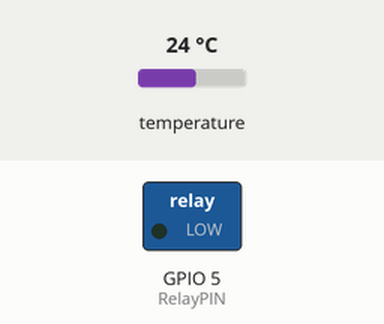
The sketch below on a simulated ESP8266 (NodeMCU). Shown: switched loads named in the sketch (green lamp = pin HIGH). The inputs (shaded band) are chosen by the test bench; at power-on: temperature 24 °C. WiFi joins after 1.5 s; servers stay silent unless stated; what the sketch prints to the serial monitor is not drawn.

Above: at 4.2 s.
4.3 s: temperature set to 26.5 °C
7.8 s: temperature set to 27.5 °C
At 8.8 s:
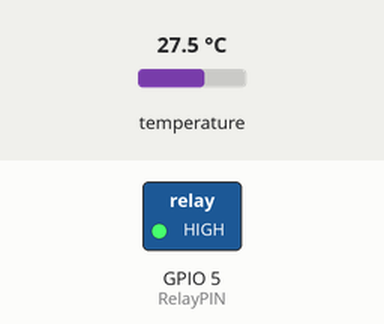
Timing chart, 0 to 10.8 s (numbered marks = the images above; inputs shaded):
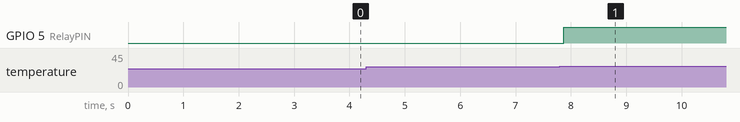

Measured:
- the behaviour switches between 27 and 27.1 °C on temperature (found by bisection; images 0 and 1)
- after the input at 4.3 s, every drawn part: stays the same
- after the input at 7.8 s, GPIO 5 (RelayPIN): LOW → HIGH after 0.07 s

The sketch:

Control_heating_cooling.ino
```cpp
/*********
  Nikolay Manchev
  ESP8266 Control Heating/Cooling water temp. in Aquarium
*********/

// Import required libraries
#ifdef ESP32
  #include <WiFi.h>
  #include <ESPAsyncWebServer.h>
#else
  #include <Arduino.h>
  #include <ESP8266WiFi.h>
  #include <Hash.h>
  #include <ESPAsyncTCP.h>
  #include <ESPAsyncWebServer.h>
#endif
#include <OneWire.h>
#include <DallasTemperature.h>
#include <math.h>

// Data wire is connected to GPIO 4
#define ONE_WIRE_BUS 4
const int TEMP_THRESHOLD_UPPER = 27; // upper threshold of temperature, change to your desire value
const int TEMP_THRESHOLD_LOWER = 24; // lower threshold of temperature, change to your desire value
float temperature; //temperature in Celsius
#define RelayPIN 5

// Setup a oneWire instance to communicate with any OneWire devices
OneWire oneWire(ONE_WIRE_BUS);

// Pass our oneWire reference to Dallas Temperature sensor
DallasTemperature sensors(&oneWire);

// Variables to store temperature values
String temperatureF = "";
String temperatureC = "";
bool bInRange = 0;

// Timer variables
unsigned long lastTime = 0;
unsigned long timerDelay = 3000;

// Replace with your network credentials
const char* ssid = "Your_SSID";
const char* password = "Your_Passwd";

// Create AsyncWebServer object on port 80
AsyncWebServer server(80);

String readDSTemperatureC() {
  // Call sensors.requestTemperatures() to issue a global temperature and Requests to all devices on the bus
  sensors.requestTemperatures();
  float tempC = sensors.getTempCByIndex(0);

  if(tempC == -127.00) {
    Serial.println("Failed to read from DS18B20 sensor");
    return "--";
  } else {
    Serial.print("Temperature Celsius: ");
    Serial.println(tempC);
  }
  return String(tempC);
}

String readDSTemperatureF() {
  // Call sensors.requestTemperatures() to issue a global temperature and Requests to all devices on the bus
  sensors.requestTemperatures();
  float tempF = sensors.getTempFByIndex(0);

  if(int(tempF) == -196){
    Serial.println("Failed to read from DS18B20 sensor");
    return "--";
  } else {
    Serial.print("Temperature Fahrenheit: ");
    Serial.println(tempF);
  }
  return String(tempF);
}

const char index_html[] PROGMEM = R"rawliteral(
<!DOCTYPE HTML><html>
<head>
  <meta name="viewport" content="width=device-width, initial-scale=1">
  <link rel="stylesheet" href="https://use.fontawesome.com/releases/v5.7.2/css/all.css" integrity="sha384-fnmOCqbTlWIlj8LyTjo7mOUStjsKC4pOpQbqyi7RrhN7udi9RwhKkMHpvLbHG9Sr" crossorigin="anonymous">
  <style>
    html {
     font-family: Arial;
     display: inline-block;
     margin: 0px auto;
     text-align: center;
    }
    h2 { font-size: 3.0rem; }
    p { font-size: 3.0rem; }
    .units { font-size: 1.2rem; }
    .ds-labels{
      font-size: 1.5rem;
      vertical-align:middle;
      padding-bottom: 15px;
    }
  </style>
</head>
<body>
  <h2>Temperature in Aquarium</h2>
  <p>
  <h2>Temp. below 24 Relay OFF. Temp. bigger than 27 Relay ON.</h2>
  <p>
    <i class="fas fa-thermometer-half" style="color:#059e8a;"></i>
    <span class="ds-labels">Temperature Celsius</span>
    <span id="temperaturec">%TEMPERATUREC%</span>
    <sup class="units">&deg;C</sup>
  </p>
  <p>
    <i class="fas fa-thermometer-half" style="color:#059e8a;"></i>
    <span class="ds-labels">Temperature Fahrenheit</span>
    <span id="temperaturef">%TEMPERATUREF%</span>
    <sup class="units">&deg;F</sup>
  </p>
</body>
<script>
setInterval(function ( ) {
  var xhttp = new XMLHttpRequest();
  xhttp.onreadystatechange = function() {
    if (this.readyState == 4 && this.status == 200) {
      document.getElementById("temperaturec").innerHTML = this.responseText;
    }
  };
  xhttp.open("GET", "/temperaturec", true);
  xhttp.send();
}, 1000) ;
setInterval(function ( ) {
  var xhttp = new XMLHttpRequest();
  xhttp.onreadystatechange = function() {
    if (this.readyState == 4 && this.status == 200) {
      document.getElementById("temperaturef").innerHTML = this.responseText;
    }
  };
  xhttp.open("GET", "/temperaturef", true);
  xhttp.send();
}, 1000) ;
</script>
</html>)rawliteral";

// Replaces placeholder with DS18B20 values
String processor(const String& var){
  //Serial.println(var);
  if(var == "TEMPERATUREC"){
    return temperatureC;
  }
  else if(var == "TEMPERATUREF"){
    return temperatureF;
  }
  return String();
}

void setup(){
  // Serial port for debugging purposes
  Serial.begin(115200);
  Serial.println();

  // Start up the DS18B20 library
  sensors.begin();
  pinMode(RelayPIN, OUTPUT); // initialize digital pin as an output
  temperatureC = readDSTemperatureC();
  temperatureF = readDSTemperatureF();

  // Connect to Wi-Fi
  WiFi.begin(ssid, password);
  Serial.println("Connecting to WiFi");
  while (WiFi.status() != WL_CONNECTED) {
    delay(500);
    Serial.print(".");
  }
  Serial.println();

  // Print ESP Local IP Address
  Serial.println(WiFi.localIP());

  // Route for root / web page
  server.on("/", HTTP_GET, [](AsyncWebServerRequest *request){
    request->send_P(200, "text/html", index_html, processor);
  });
  server.on("/temperaturec", HTTP_GET, [](AsyncWebServerRequest *request){
    request->send_P(200, "text/plain", temperatureC.c_str());
  });
  server.on("/temperaturef", HTTP_GET, [](AsyncWebServerRequest *request){
    request->send_P(200, "text/plain", temperatureF.c_str());
  });
  // Start server
  server.begin();
}

void loop(){
    sensors.requestTemperatures();             // send the command to get temperatures
  temperature = sensors.getTempCByIndex(0);  // read temperature in Celsius

  if(temperature > TEMP_THRESHOLD_UPPER){
    Serial.println("The fan is turned on");
    digitalWrite(RelayPIN, HIGH); // turn on
  } else if(temperature < TEMP_THRESHOLD_LOWER){
    Serial.println("The fan is turned off");
    digitalWrite(RelayPIN, LOW); // turn on
  }

  delay(500);

  if ((millis() - lastTime) > timerDelay) {
    temperatureC = readDSTemperatureC();
    temperatureF = readDSTemperatureF();
    lastTime = millis();
  }
}
```
